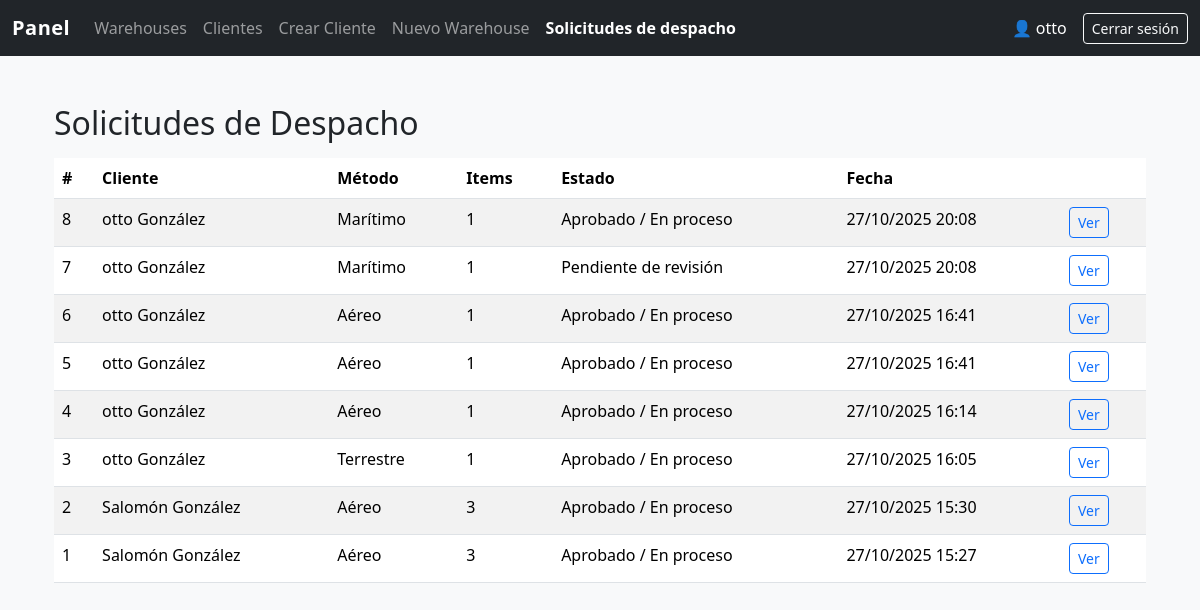
The app's page /admin-panel/dispatches/ (signed in) with its own data.
### core/models.py (models this page shows, shortened)
class DispatchRequest(models.Model):
    METHOD_CHOICES = [
        ("MARITIMO", "Marítimo"),
        ("AEREO", "Aéreo"),
        ("TERRESTRE", "Terrestre"),
    ]
    STATUS_CHOICES = [
        ("PENDIENTE", "Pendiente de revisión"),
        ("APROBADO", "Aprobado / En proceso"),
        ("RECHAZADO", "Rechazado"),
        ("COMPLETADO", "Completado"),
    ]
    user = models.ForeignKey(User, on_delete=models.CASCADE, related_name="dispatch_requests")
    method = models.CharField(max_length=20, choices=METHOD_CHOICES)
    invoice = models.FileField(upload_to="invoices/")
    status = models.CharField(max_length=20, choices=STATUS_CHOICES, default="PENDIENTE")
    created_at = models.DateTimeField(auto_now_add=True)
    bill_of_lading = models.FileField(upload_to="bol/", blank=True, null=True)
    bol_uploaded_at = models.DateTimeField(blank=True, null=True)

### core/views.py (the view)
# urls.py: path("admin-panel/dispatches/", views.dispatch_list, name="dispatch_list"),
@staff_member_required
def dispatch_list(request):
    qs = DispatchRequest.objects.order_by("-created_at")
    return render(request, "dispatch_list.html", {"dispatches": qs})

### templates/dispatch_list.html
{% extends "panel/base.html" %}
{% block content %}
<div class="container mt-4">
  <h2>Solicitudes de Despacho</h2>
  <table class="table table-striped mt-3">
    <thead>
      <tr>
        <th>#</th>
        <th>Cliente</th>
        <th>Método</th>
        <th>Items</th>
        <th>Estado</th>
        <th>Fecha</th>
        <th></th>
      </tr>
    </thead>
    <tbody>
      {% for d in dispatches %}
      <tr>
        <td>{{ d.id }}</td>
        <td>{{ d.user.get_full_name|default:d.user.username }}</td>
        <td>{{ d.get_method_display }}</td>
        <td>{{ d.items.count }}</td>
        <td>{{ d.get_status_display }}</td>
        <td>{{ d.created_at|date:"d/m/Y H:i" }}</td>
        <td>
          <a class="btn btn-sm btn-outline-primary" href="{% url 'dispatch_detail' d.id %}">Ver</a>
        </td>
      </tr>
      {% empty %}
      <tr><td colspan="7" class="text-center text-muted">Sin solicitudes</td></tr>
      {% endfor %}
    </tbody>
  </table>
</div>
{% endblock %}

### templates/panel/base.html (shortened to what this page needs)
{% load static %}
<!doctype html>
<html lang="es">
<head>
  <link href="https://cdn.jsdelivr.net/npm/bootstrap@5.3.3/dist/css/bootstrap.min.css" rel="stylesheet">
</head>
<body>
  <nav class="navbar navbar-expand-lg navbar-dark bg-dark">
    <div class="container-fluid">
      <a class="navbar-brand" href="{% url 'admin_panel' %}">Panel</a>
      <div class="collapse navbar-collapse" id="navbarNav">
        <ul class="navbar-nav me-auto">
          <li class="nav-item">
            <a class="nav-link {% if request.resolver_match.url_name == 'admin_panel' %}active{% endif %}" href="{% url 'admin_panel' %}">Warehouses</a>
          </li>
          <li class="nav-item">
            <a class="nav-link {% if request.resolver_match.url_name == 'clients_list' %}active{% endif %}" href="{% url 'clients_list' %}">Clientes</a>
          </li>
          <li class="nav-item">
            <a class="nav-link {% if request.resolver_match.url_name == 'quick_create_client' %}active{% endif %}" href="{% url 'quick_create_client' %}">Crear Cliente</a>
          </li>
          <li class="nav-item">
            <a class="nav-link {% if request.resolver_match.url_name == 'create_warehouse' %}active{% endif %}" href="{% url 'create_warehouse' %}">Nuevo Warehouse</a>
          </li>
          <li class="nav-item">
            <a class="nav-link {% if request.resolver_match.url_name == 'dispatch_list' %}active{% endif %}" href="{% url 'dispatch_list' %}">Solicitudes de despacho</a>
          </li>
        </ul>
        <span class="navbar-text text-white me-3">
          👤 {{ request.user.username }}
        </span>
        <form method="post" action="{% url 'logout' %}" class="d-inline">
          <button class="btn btn-outline-light btn-sm" type="submit">Cerrar sesión</button>
        </form>
      </div>
    </div>
  </nav>
  <main class="container mt-4">
    {% block content %}
    {% endblock %}
  </main>
</body>
</html>

### templates/panel/base.html (style rules this page uses)
body { background-color: #f8f9fa; min-height: 100vh; display: flex; flex-direction: column; }
main { flex: 1; padding-bottom: 2rem; }
.navbar-brand { font-weight: 600; letter-spacing: 0.5px; }
.nav-link.active { font-weight: 600; color: #fff !important; }

### records on screen
DispatchRequest: id "8", user.get_full_name "otto González", method "Marítimo", items.count "1", status "Aprobado / En proceso", created_at "27/10/2025 20:08"
DispatchRequest: id "7", user.get_full_name "otto González", method "Marítimo", items.count "1", status "Pendiente de revisión", created_at "27/10/2025 20:08"
DispatchRequest: id "6", user.get_full_name "otto González", method "Aéreo", items.count "1", status "Aprobado / En proceso", created_at "27/10/2025 16:41"
DispatchRequest: id "5", user.get_full_name "otto González", method "Aéreo", items.count "1", status "Aprobado / En proceso", created_at "27/10/2025 16:41"
DispatchRequest: id "4", user.get_full_name "otto González", method "Aéreo", items.count "1", status "Aprobado / En proceso", created_at "27/10/2025 16:14"
DispatchRequest: id "3", user.get_full_name "otto González", method "Terrestre", items.count "1", status "Aprobado / En proceso", created_at "27/10/2025 16:05"
DispatchRequest: id "2", user.get_full_name "Salomón González", method "Aéreo", items.count "3", status "Aprobado / En proceso", created_at "27/10/2025 15:30"
DispatchRequest: id "1", user.get_full_name "Salomón González", method "Aéreo", items.count "3", status "Aprobado / En proceso", created_at "27/10/2025 15:27"

### other values on screen
{{ request.user.username }} "otto"
